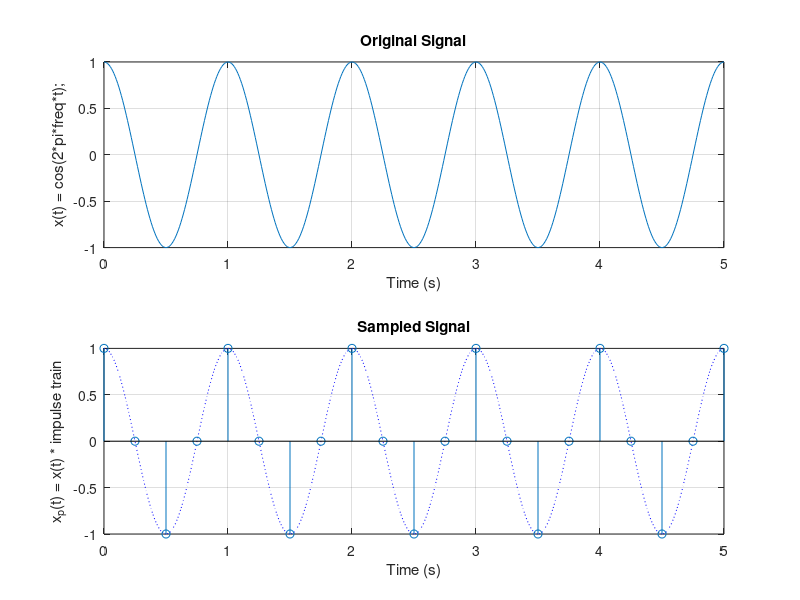
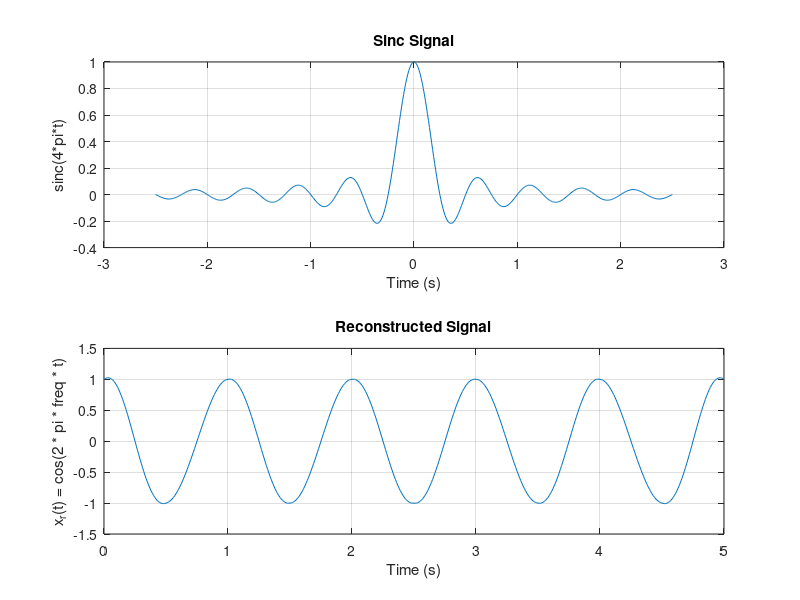

Recreate these plots in MATLAB, in order.
clear all;
close all;
clc;

%% Task 1
freq = 1; % frequency
samples_in_one_cycle = 100;
division_increment = 1 / samples_in_one_cycle;

t = 0:division_increment:(1 / freq) * 5; % 5 periods
x = cos(2 * pi * freq * t);
subplot(211)
plot(t, x);
grid
title('Original Signal')
xlabel('Time (s)')
ylabel('x(t) = cos(2*pi*freq*t);')

%% Task 2
upper_limit = length(x);
sampling_freq = 4 * freq; % sampling frequency

t_p = 0:1 / sampling_freq:1 / freq * 5;
x_p = cos(2 * pi * freq * t_p); % sampled signal
subplot(212)
plot(t, x, ':b', 'MarkerSize', 2); hold on;
stem(t_p, x_p)
grid
title('Sampled Signal')
xlabel('Time (s)')
ylabel('x_p(t) = x(t) * impulse train')

%% Task 3
t_sinc = -2.5:division_increment:2.5;
z = sinc(4 * t_sinc);

figure
subplot(211)
plot(t_sinc, z);
grid
title('Sinc Signal')
xlabel('Time (s)')
ylabel('sinc(4*pi*t)')

%% Task 4
padded_x_p = zeros(1, length(x));   % padding sampled signal to length of
i = 1;                              % original signal
k = 1;

for y = 0:division_increment:(1 / freq) * 5
    if (y == t_p(i))
        padded_x_p(k) = x_p(i);
        i = i + 1;
    end
    k = k + 1;
end

x_r = conv(padded_x_p, z, 'same');

subplot(212)
plot(t, x_r);
grid
title('Reconstructed Signal')
xlabel('Time (s)')
ylabel('x_r(t) = cos(2 * pi * freq * t)')